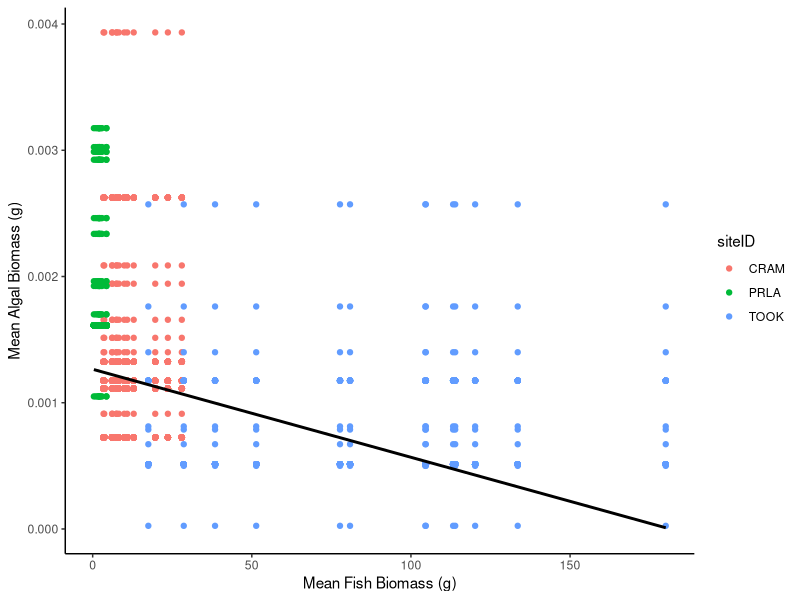
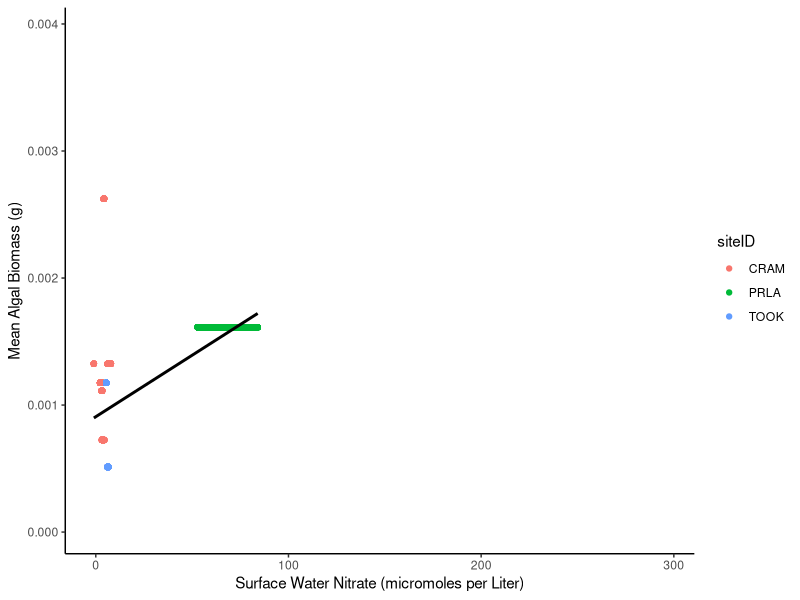
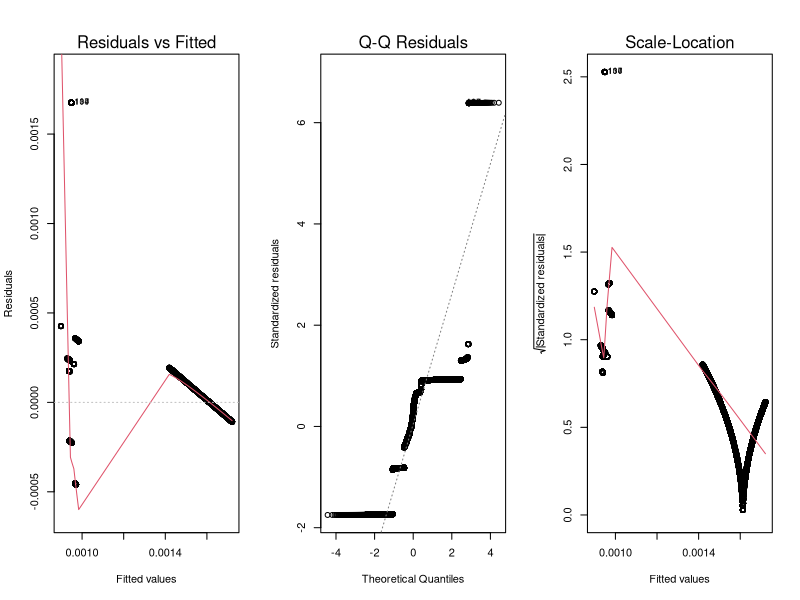
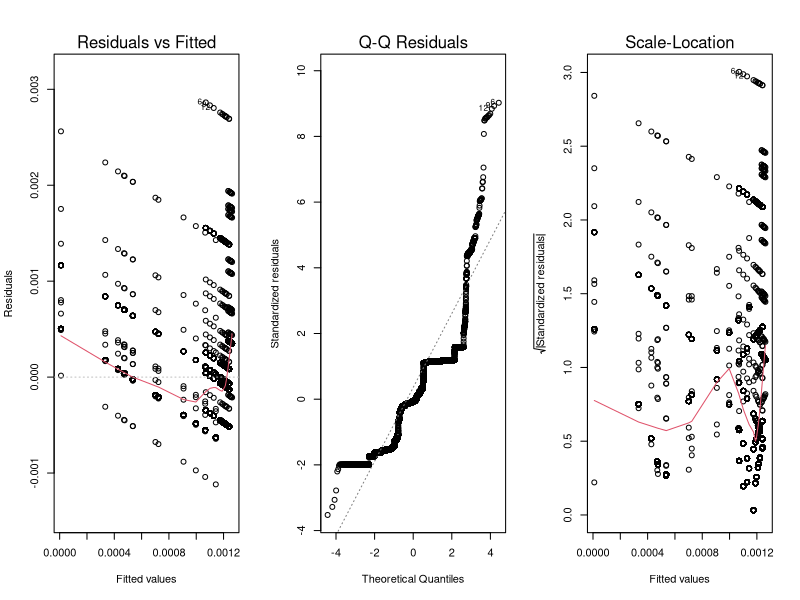
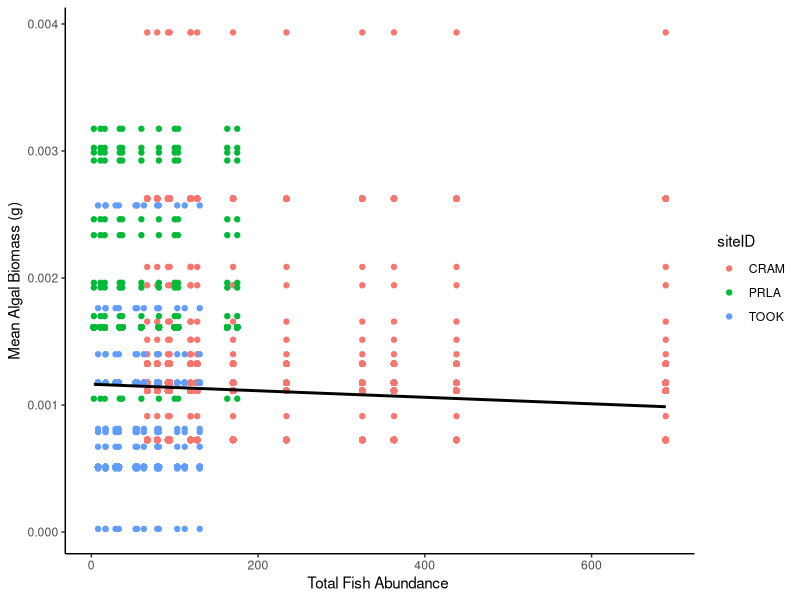
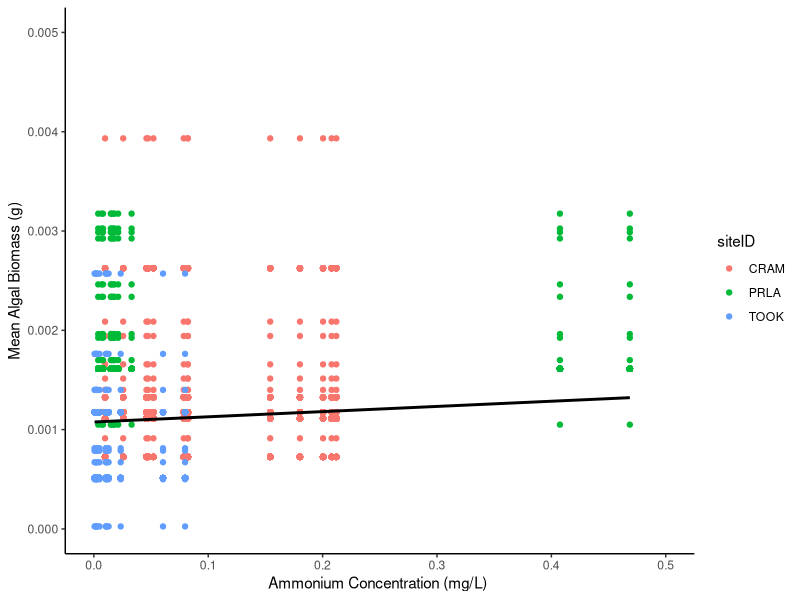
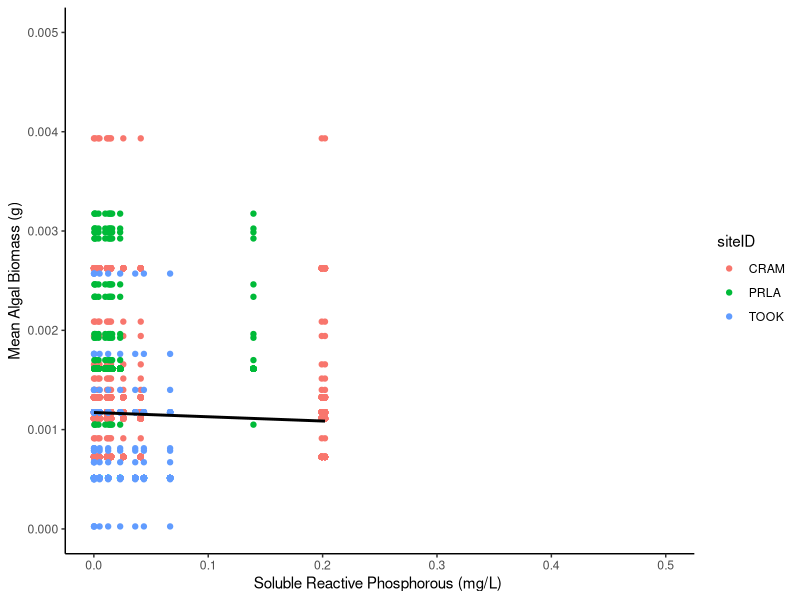

The R source for these figures, in order:
## ---- chunk 1
library(here)
library(tidyverse)
## ---- chunk 2
# Step 1: Read the CSV files into separate data frames
df1 <- read_csv(here("data", "processed", "alg_biomass_means.csv"))
df2 <- read_csv(here("data", "processed", "final_fish_count_means.csv"))
df3 <- read_csv(here("data", "processed", "waterqual_means.csv"))
df4 <- read_csv(here("data", "processed", "SW_Nitrate_means.csv"))
df5 <- read_csv(here("data", "processed", "nutrient_data_means.csv"))
## ---- chunk 3
# Step 2: Combine the data frames into one
merged_data_all <- full_join(df1, df2) %>% 
  full_join(., df3) %>% 
  full_join(., df4) %>% 
  full_join(., df5)

# Check the first few rows of the merged data frame
head(merged_data_all)

# Step 3: Write the merged data frame into a new CSV file
write_csv(merged_data_all, here("data", "processed", "merged_data.csv"))

## ---- chunk 4

linear_model1 <- lm(mean_adjAshFreeDryMass~mean_SWN, data = merged_data_all)
summary(linear_model1)
## ---- chunk 5
linear_model2 <- lm(mean_adjAshFreeDryMass~mean_weight, data = merged_data_all)
summary(linear_model2)
## ---- chunk 6
#ggplot(data = merged_data_all,
#       aes(x = mean_weight, 
#           y = mean_adjAshFreeDryMass,
#           col = siteID)) +
#  labs(x= "Mean Fish Biomass (g)",
#       y = "Mean Algal Biomass (g)")+
#  geom_point() +
#  theme_classic() +
#  geom_smooth(method = "lm")+
#  facet_wrap(.~siteID, scales = "free")

ggplot(data = merged_data_all,
       aes(x = mean_weight, 
           y = mean_adjAshFreeDryMass)) +
  labs(x= "Mean Fish Biomass (g)",
       y = "Mean Algal Biomass (g)")+
  geom_point(aes(col = siteID)) +
  theme_classic() +
  geom_smooth(method = "lm", col = "black")

#ggplot(data = merged_data_all,
#       aes(x = mean_weight, 
#           y = mean_adjAshFreeDryMass)) +
 # labs(x= "Mean Fish Biomass (g)",
 #      y = "Mean Algal Biomass (g)")+
 # geom_point() +
 # theme_classic() +
 # geom_smooth(method = "lm")
## ---- chunk 7
#ggplot(data = merged_data_all,
      # aes(x = mean_SWN, 
      #     y = mean_adjAshFreeDryMass, 
       #    col = siteID)) +
  #labs(x= "Surface Water Nitrate (micromoles per Liter)", 
  #     y = "Mean Algal Biomass (g)")+
#  geom_point() +
#  theme_classic() +
#  geom_smooth(method = "lm") +
#  facet_wrap(.~siteID, scales = "free")

ggplot(data = merged_data_all,
       aes(x = mean_SWN, 
           y = mean_adjAshFreeDryMass)) +
  labs(x= "Surface Water Nitrate (micromoles per Liter)", 
       y = "Mean Algal Biomass (g)")+
  geom_point(aes(col = siteID)) +
  theme_classic() +
  geom_smooth(method = "lm", col = "black")

#ggplot(data = merged_data_all,
#       aes(x = mean_SWN, 
#           y = mean_adjAshFreeDryMass)) +
#  labs(x= "Surface Water Nitrate (micromoles per Liter)", 
#       y = "Mean Algal Biomass (g)")+
#  geom_point() +
#  theme_classic() +
#  geom_smooth(method = "lm")

## ---- chunk 8
par(mfrow = c(1, 3))
plot(linear_model1, which = c (1:3))
## ---- chunk 9
par(mfrow = c(1, 3))
plot(linear_model2, which = c (1:3))
## ---- chunk 10
linear_model1 <- lm(mean_adjAshFreeDryMass ~ total_individuals, data = merged_data_all)
summary(linear_model1)
## ---- chunk 11
ggplot(data = merged_data_all,
       aes(x = total_individuals, 
           y = mean_adjAshFreeDryMass)) +
  labs(x= "Total Fish Abundance ",
       y = "Mean Algal Biomass (g)")+
  geom_point(aes(col = siteID)) +
  theme_classic() +
  geom_smooth(method = "lm", col = "black") 
## ---- chunk 12
linear_model1 <- lm(mean_adjAshFreeDryMass ~ NH4_mgL, data = merged_data_all)
summary(linear_model1)
## ---- chunk 13
ggplot(data = merged_data_all,
       aes(x = NH4_mgL, 
           y = mean_adjAshFreeDryMass)) +
  labs(x= "Ammonium Concentration (mg/L) ",
       y = "Mean Algal Biomass (g)")+
  geom_point(aes(col= siteID)) +
  xlim(0,0.5) +
  ylim(0,0.005)+
  theme_classic() +
  geom_smooth(method = "lm", col = "black")
## ---- chunk 14
linear_model1 <- lm(mean_adjAshFreeDryMass ~ SRP_mgL, data = merged_data_all)
summary(linear_model1)
## ---- chunk 15
ggplot(data = merged_data_all,
       aes(x = SRP_mgL, 
           y = mean_adjAshFreeDryMass)) +
  labs(x= "Soluble Reactive Phosphorous (mg/L) ",
       y = "Mean Algal Biomass (g)")+
  geom_point(aes(col = siteID)) +
  xlim(0,0.5) +
  ylim(0,0.005)+
  theme_classic() +
  geom_smooth(method = "lm", col = "black")
